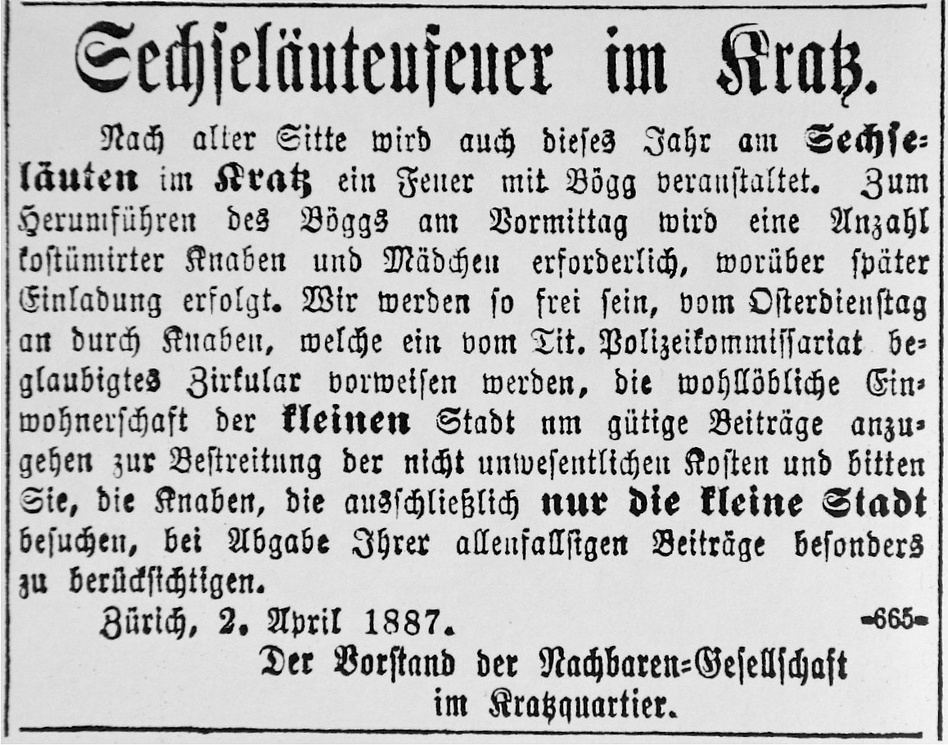
%> input picture Digital Image Processing/text2.jpg, 948 x 745 px, shrunk from 1158 x 910 before the run
$ octave DIP_5_b_Opening_and_Closing.m   (GNU Octave 9; MATLAB toolbox functions it lacks are replaced by stand-ins)
%> lines starting %> are read from the running program, lines starting %| are printed output that depends on the picture; in (x1, y1, x2, y2) boxes, pixels count from 0 and x2, y2 are one past the last pixel; in counts of white or black regions, pixels touching at a corner belong together; the program's own positions count from 1
clc;
clear all;
close all;
im = imread('H:\4Y1S\Digital Image Processing\text2.jpg');
%> im is the input picture: size 745x948x3 uint8; min 0, max 255, mean 188.4
img = im2bw(im,.3);
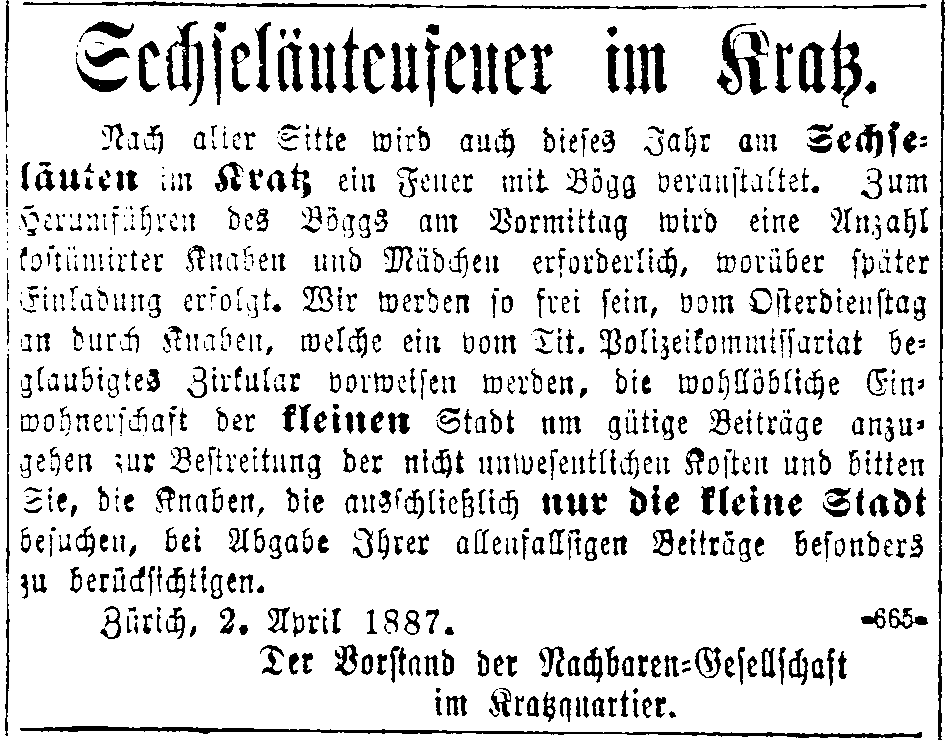
%> img: size 745x948 logical; 86.6% white; 984 black regions (215 under 20 px), largest, box (x1, y1, x2, y2) and area: (20, 726, 922, 738) 3020, (23, 1, 927, 10) 2333, (938, 0, 945, 740) 1972
%img = imread('H:\4Y1S\Digital Image Processing\qrcode.jpg');
subplot(1,3,1)
imshow(img);
title('Original Image');
se = strel('line',11,90);
imgOpen = imopen(img,se);
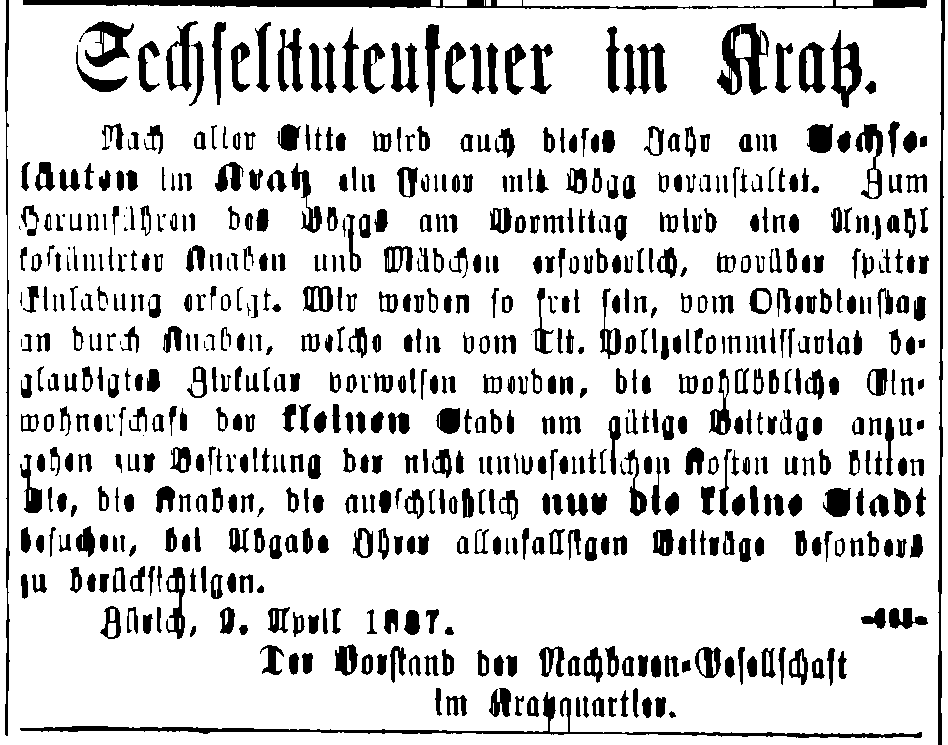
%> imgOpen: size 745x948 logical; 82.8% white; 707 black regions (23 under 20 px), largest, box (x1, y1, x2, y2) and area: (23, 0, 927, 10) 4119, (20, 692, 922, 738) 3455, (938, 0, 945, 745) 2203
subplot(1,3,2)
imshow(imgOpen);
title('After Opening');
imgClose = imclose(img,se);
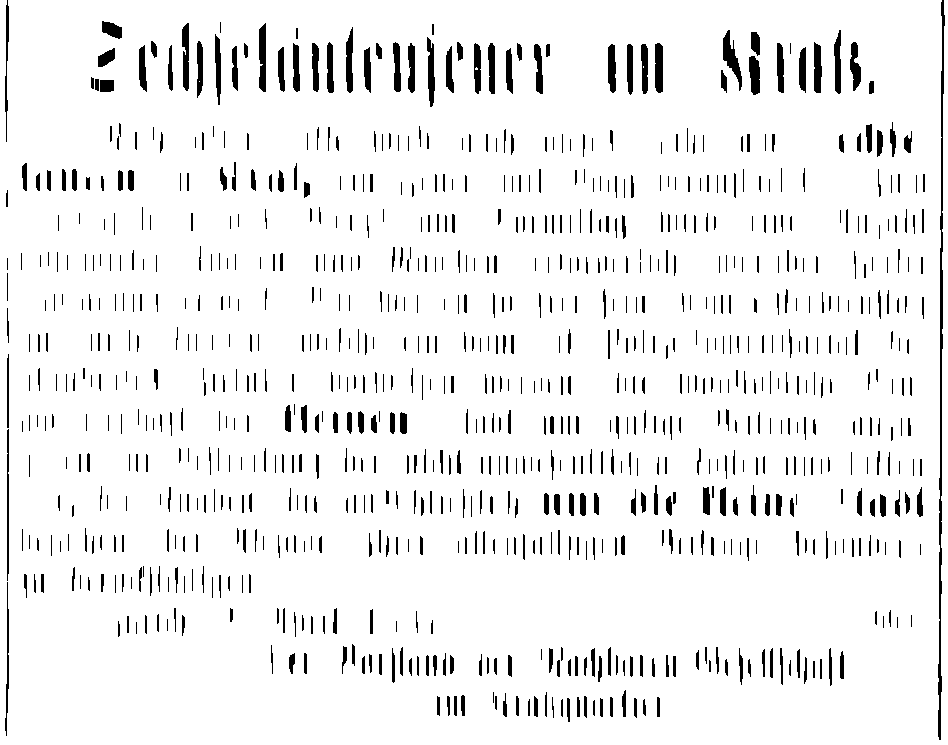
%> imgClose: size 745x948 logical; 93.8% white; 905 black regions (271 under 20 px), largest, box (x1, y1, x2, y2) and area: (938, 0, 945, 740) 1744, (723, 30, 742, 91) 462, (259, 23, 266, 92) 430
subplot(1,3,3)
imshow(imgClose);
title('After Closeing');
